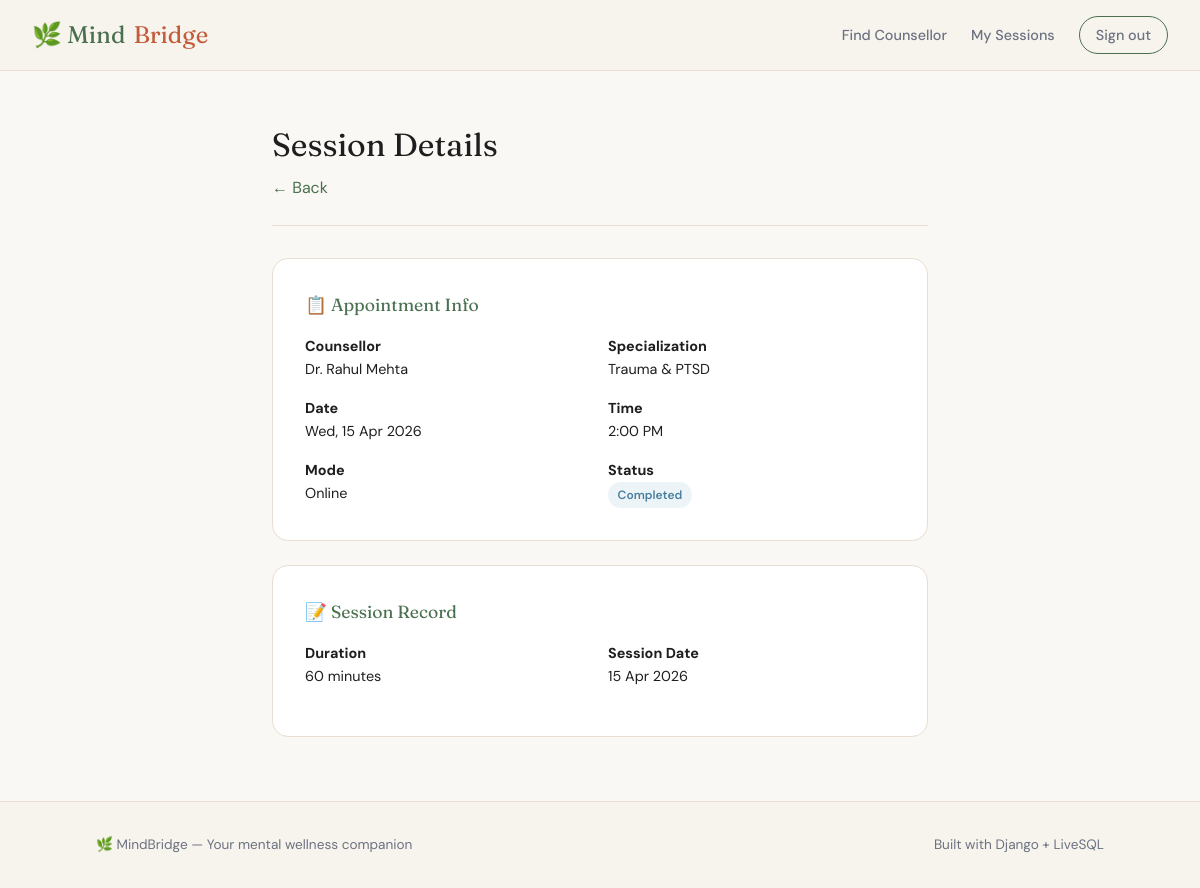
The app's page /appointment/2/session/ (signed in) with its own data.
### core/models.py (models this page shows, shortened)
class Appointment(models.Model):
    STATUS_CHOICES = [('booked','Booked'),('cancelled','Cancelled'),('completed','Completed')]
    MODE_CHOICES = [('online','Online'),('offline','Offline')]
    appointment_id = models.AutoField(primary_key=True)
    user = models.ForeignKey(User, on_delete=models.CASCADE, related_name='appointments')
    counsellor = models.ForeignKey(Counsellor, on_delete=models.CASCADE, related_name='appointments')
    app_date = models.DateField()
    app_time = models.TimeField()
    status = models.CharField(max_length=20, choices=STATUS_CHOICES, default='booked')
    booking_timestamp = models.DateTimeField(auto_now_add=True)
    mode = models.CharField(max_length=10, choices=MODE_CHOICES, default='online')
    class Meta:
        db_table = 'appointment'

class Counsellor(models.Model):
    counsellor_id = models.AutoField(primary_key=True)
    user = models.OneToOneField(User, on_delete=models.CASCADE, related_name='counsellor_profile')
    name = models.CharField(max_length=200)
    specialization = models.CharField(max_length=200)
    email = models.EmailField()
    phone = models.CharField(max_length=20, blank=True)
    experience_years = models.IntegerField(default=0)
    availability_status = models.BooleanField(default=True)
    class Meta:
        db_table = 'counsellor'

class Session(models.Model):
    session_id = models.AutoField(primary_key=True)
    appointment = models.OneToOneField(Appointment, on_delete=models.CASCADE, related_name='session')
    session_notes = models.TextField(blank=True)
    duration = models.IntegerField(help_text='Duration in minutes', default=60)
    session_date = models.DateField()
    feedback = models.TextField(blank=True)
    rating = models.IntegerField(null=True, blank=True, choices=[(i,i) for i in range(1,6)])
    class Meta:
        db_table = 'session'

### core/views.py (the view, shortened to what this page needs)
# urls.py: path('appointment/<int:apt_id>/session/', views.session_detail, name='session_detail'),
@login_required
def session_detail(request, apt_id):
    apt = get_object_or_404(Appointment, appointment_id=apt_id)
    session = getattr(apt, 'session', None)
    feedback_form = None
    return render(request, 'session_detail.html', {'apt': apt, 'session': session, 'feedback_form': feedback_form})

### templates/session_detail.html (shortened to what this page needs)
{% extends 'base.html' %}
{% block content %}
<div style="max-width:720px;margin:3rem auto;padding:0 2rem;">
  <div class="page-header">
    <h1>Session Details</h1>
    <a href="javascript:history.back()" style="color:var(--sage-dark);text-decoration:none;">← Back</a>
  </div>
  <div class="session-block">
    <h3>📋 Appointment Info</h3>
    <div style="display:grid;grid-template-columns:1fr 1fr;gap:1rem;font-size:0.9rem;">
      <div><strong>Counsellor</strong><br>Dr. {{ apt.counsellor.name }}</div>
      <div><strong>Specialization</strong><br>{{ apt.counsellor.specialization }}</div>
      <div><strong>Date</strong><br>{{ apt.app_date|date:"D, d M Y" }}</div>
      <div><strong>Time</strong><br>{{ apt.app_time|time:"g:i A" }}</div>
      <div><strong>Mode</strong><br>{{ apt.get_mode_display }}</div>
      <div><strong>Status</strong><br>
        <span class="badge {% if apt.status == 'completed' %}badge-blue{% elif apt.status == 'cancelled' %}badge-red{% else %}badge-green{% endif %}">
          {{ apt.get_status_display }}
        </span>
      </div>
    </div>
  </div>
  {% if session %}
  <div class="session-block">
    <h3>📝 Session Record</h3>
    <div style="display:grid;grid-template-columns:1fr 1fr;gap:1rem;font-size:0.9rem;margin-bottom:1rem;">
      <div><strong>Duration</strong><br>{{ session.duration }} minutes</div>
      <div><strong>Session Date</strong><br>{{ session.session_date|date:"d M Y" }}</div>
    </div>
  </div>
  {% else %}
  <div class="empty-state">
    <div class="icon">⏳</div>
    <h3>Session not yet completed</h3>
    <p>Session notes will appear here after the session is marked complete by your counsellor.</p>
  </div>
  {% endif %}
</div>
{% endblock %}

### static/css/style.css (style rules this page uses)
:root { --sage: #7a9e7e; --sage-light: #b5ceb8; --sage-dark: #4a7050; --cream: #f7f3ed; --warm-white: #faf8f5; --charcoal: #1e1e1e; --muted: #6b7280; --sand: #e8ddd0; --rust: #c25c3a; --sky: #7db4c8; --radius: 16px; --shadow: 0 4px 24px rgba(74,112,80,0.1); --shadow-lg: 0 12px 48px rgba(74,112,80,0.15); }
* { margin: 0; padding: 0; box-sizing: border-box; }
body { font-family: 'DM Sans', sans-serif; background: var(--warm-white); color: var(--charcoal); line-height: 1.6; }
h1,h2,h3,h4 { font-family: 'Fraunces', serif; font-weight: 400; }
.badge { display: inline-block; padding: 0.2rem 0.6rem; border-radius: 50px; font-size: 0.75rem; font-weight: 600; }
.badge-blue { background: rgba(125,180,200,0.15); color: #4a7fa0; }
.page-header { margin-bottom: 2rem; padding-bottom: 1.5rem; border-bottom: 1px solid var(--sand); }
.page-header h1 { font-size: 2rem; margin-bottom: 0.3rem; }
.session-block { background: white; border-radius: var(--radius); padding: 2rem; border: 1px solid var(--sand); margin-bottom: 1.5rem; }
.session-block h3 { margin-bottom: 1rem; color: var(--sage-dark); font-size: 1.1rem; }

### records on screen
Appointment: counsellor.name "Rahul Mehta", counsellor.specialization "Trauma & PTSD", app_date "Wed, 15 Apr 2026", app_time "2:00 PM", mode "Online", status "Completed"

### other values on screen
{{ session.duration }} "60"
{{ session.session_date|date:"d M Y" }} "15 Apr 2026"
